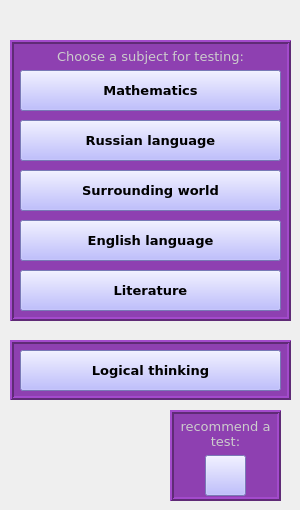
    <widget class="QWidget" name="class4TestPage">
     <widget class="QPushButton" name="lBtn4">
      <property name="geometry">
       <rect>
        <x>20</x>
        <y>270</y>
        <width>261</width>
        <height>41</height>
       </rect>
      </property>
      <property name="font">
       <font>
        <family>Verdana</family>
        <pointsize>10</pointsize>
        <weight>75</weight>
        <bold>true</bold>
       </font>
      </property>
      <property name="autoFillBackground">
       <bool>false</bool>
      </property>
      <property name="styleSheet">
       <string notr="true">background-color: rgb(170, 170, 255);</string>
      </property>
      <property name="text">
       <string>Literature</string>
      </property>
      <property name="autoDefault">
       <bool>false</bool>
      </property>
      <property name="default">
       <bool>false</bool>
      </property>
      <property name="flat">
       <bool>false</bool>
      </property>
     </widget>
     <widget class="QLabel" name="chooseLbl4">
      <property name="geometry">
       <rect>
        <x>10</x>
        <y>40</y>
        <width>281</width>
        <height>281</height>
       </rect>
      </property>
      <property name="font">
       <font>
        <family>Verdana</family>
        <pointsize>10</pointsize>
        <weight>50</weight>
        <bold>false</bold>
        <stylestrategy>PreferAntialias</stylestrategy>
        <kerning>true</kerning>
       </font>
      </property>
      <property name="autoFillBackground">
       <bool>false</bool>
      </property>
      <property name="styleSheet">
       <string notr="true">background-color: rgb(142, 64, 177);
color: rgb(204, 204, 204);</string>
      </property>
      <property name="frameShape">
       <enum>QFrame::Box</enum>
      </property>
      <property name="frameShadow">
       <enum>QFrame::Raised</enum>
      </property>
      <property name="lineWidth">
       <number>2</number>
      </property>
      <property name="text">
       <string>Choose a subject for testing:</string>
      </property>
      <property name="alignment">
       <set>Qt::AlignHCenter|Qt::AlignTop</set>
      </property>
     </widget>
     <widget class="QPushButton" name="lthBtn4">
      <property name="geometry">
       <rect>
        <x>20</x>
        <y>350</y>
        <width>261</width>
        <height>41</height>
       </rect>
      </property>
      <property name="font">
       <font>
        <family>Verdana</family>
        <pointsize>10</pointsize>
        <weight>75</weight>
        <bold>true</bold>
       </font>
      </property>
      <property name="autoFillBackground">
       <bool>false</bool>
      </property>
      <property name="styleSheet">
       <string notr="true">background-color: rgb(170, 170, 255);</string>
      </property>
      <property name="text">
       <string>Logical thinking</string>
      </property>
      <property name="autoDefault">
       <bool>false</bool>
      </property>
      <property name="default">
       <bool>false</bool>
      </property>
      <property name="flat">
       <bool>false</bool>
      </property>
     </widget>
     <widget class="QPushButton" name="rlBtn4">
      <property name="geometry">
       <rect>
        <x>20</x>
        <y>120</y>
        <width>261</width>
        <height>41</height>
       </rect>
      </property>
      <property name="font">
       <font>
        <family>Verdana</family>
        <pointsize>10</pointsize>
        <weight>75</weight>
        <bold>true</bold>
       </font>
      </property>
      <property name="autoFillBackground">
       <bool>false</bool>
      </property>
      <property name="styleSheet">
       <string notr="true">background-color: rgb(170, 170, 255);</string>
      </property>
      <property name="text">
       <string>Russian language</string>
      </property>
      <property name="autoDefault">
       <bool>false</bool>
      </property>
      <property name="default">
       <bool>false</bool>
      </property>
      <property name="flat">
       <bool>false</bool>
      </property>
     </widget>
     <widget class="QPushButton" name="mathBtn4">
      <property name="geometry">
       <rect>
        <x>20</x>
        <y>70</y>
        <width>261</width>
        <height>41</height>
       </rect>
      </property>
      <property name="font">
       <font>
        <family>Verdana</family>
        <pointsize>10</pointsize>
        <weight>75</weight>
        <bold>true</bold>
       </font>
      </property>
      <property name="autoFillBackground">
       <bool>false</bool>
      </property>
      <property name="styleSheet">
       <string notr="true">background-color: rgb(170, 170, 255);</string>
      </property>
      <property name="text">
       <string>Mathematics</string>
      </property>
      <property name="autoDefault">
       <bool>false</bool>
      </property>
      <property name="default">
       <bool>false</bool>
      </property>
      <property name="flat">
       <bool>false</bool>
      </property>
     </widget>
     <widget class="QPushButton" name="enBtn4">
      <property name="geometry">
       <rect>
        <x>20</x>
        <y>220</y>
        <width>261</width>
        <height>41</height>
       </rect>
      </property>
      <property name="font">
       <font>
        <family>Verdana</family>
        <pointsize>10</pointsize>
        <weight>75</weight>
        <bold>true</bold>
       </font>
      </property>
      <property name="autoFillBackground">
       <bool>false</bool>
      </property>
      <property name="styleSheet">
       <string notr="true">background-color: rgb(170, 170, 255);</string>
      </property>
      <property name="text">
       <string>English language</string>
      </property>
      <property name="autoDefault">
       <bool>false</bool>
      </property>
      <property name="default">
       <bool>false</bool>
      </property>
      <property name="flat">
       <bool>false</bool>
      </property>
     </widget>
     <widget class="QPushButton" name="swBtn4">
      <property name="geometry">
       <rect>
        <x>20</x>
        <y>170</y>
        <width>261</width>
        <height>41</height>
       </rect>
      </property>
      <property name="font">
       <font>
        <family>Verdana</family>
        <pointsize>10</pointsize>
        <weight>75</weight>
        <bold>true</bold>
       </font>
      </property>
      <property name="autoFillBackground">
       <bool>false</bool>
      </property>
      <property name="styleSheet">
       <string notr="true">background-color: rgb(170, 170, 255);</string>
      </property>
      <property name="text">
       <string>Surrounding world</string>
      </property>
      <property name="autoDefault">
       <bool>false</bool>
      </property>
      <property name="default">
       <bool>false</bool>
      </property>
      <property name="flat">
       <bool>false</bool>
      </property>
     </widget>
     <widget class="QLabel" name="lthLbl4">
      <property name="geometry">
       <rect>
        <x>10</x>
        <y>340</y>
        <width>281</width>
        <height>60</height>
       </rect>
      </property>
      <property name="font">
       <font>
        <family>Verdana</family>
        <pointsize>10</pointsize>
        <weight>50</weight>
        <bold>false</bold>
        <stylestrategy>PreferAntialias</stylestrategy>
        <kerning>true</kerning>
       </font>
      </property>
      <property name="autoFillBackground">
       <bool>false</bool>
      </property>
      <property name="styleSheet">
       <string notr="true">background-color: rgb(142, 64, 177);
color: rgb(204, 204, 204);</string>
      </property>
      <property name="frameShape">
       <enum>QFrame::Box</enum>
      </property>
      <property name="frameShadow">
       <enum>QFrame::Raised</enum>
      </property>
      <property name="lineWidth">
       <number>2</number>
      </property>
      <property name="text">
       <string/>
      </property>
      <property name="alignment">
       <set>Qt::AlignHCenter|Qt::AlignTop</set>
      </property>
     </widget>
     <widget class="QPushButton" name="recBtn4">
      <property name="geometry">
       <rect>
        <x>205</x>
        <y>455</y>
        <width>41</width>
        <height>41</height>
       </rect>
      </property>
      <property name="font">
       <font>
        <family>Verdana</family>
        <pointsize>10</pointsize>
        <weight>75</weight>
        <bold>true</bold>
       </font>
      </property>
      <property name="layoutDirection">
       <enum>Qt::LeftToRight</enum>
      </property>
      <property name="autoFillBackground">
       <bool>false</bool>
      </property>
      <property name="styleSheet">
       <string notr="true">background-color: rgb(170, 170, 255);</string>
      </property>
      <property name="text">
       <string/>
      </property>
      <property name="icon">
       <iconset>
        <normaloff>F:/van/finger.png</normaloff>F:/van/finger.png</iconset>
      </property>
      <property name="iconSize">
       <size>
        <width>50</width>
        <height>50</height>
       </size>
      </property>
      <property name="autoDefault">
       <bool>false</bool>
      </property>
      <property name="default">
       <bool>false</bool>
      </property>
      <property name="flat">
       <bool>false</bool>
      </property>
     </widget>
     <widget class="QLabel" name="choodeLbl1_8">
      <property name="geometry">
       <rect>
        <x>170</x>
        <y>410</y>
        <width>111</width>
        <height>91</height>
       </rect>
      </property>
      <property name="font">
       <font>
        <family>Verdana</family>
        <pointsize>10</pointsize>
        <weight>50</weight>
        <bold>false</bold>
        <stylestrategy>PreferAntialias</stylestrategy>
        <kerning>true</kerning>
       </font>
      </property>
      <property name="autoFillBackground">
       <bool>false</bool>
      </property>
      <property name="styleSheet">
       <string notr="true">background-color: rgb(142, 64, 177);
color: rgb(204, 204, 204);</string>
      </property>
      <property name="frameShape">
       <enum>QFrame::Box</enum>
      </property>
      <property name="frameShadow">
       <enum>QFrame::Raised</enum>
      </property>
      <property name="lineWidth">
       <number>2</number>
      </property>
      <property name="text">
       <string>recommend a test:</string>
      </property>
      <property name="alignment">
       <set>Qt::AlignHCenter|Qt::AlignTop</set>
      </property>
      <property name="wordWrap">
       <bool>true</bool>
      </property>
     </widget>
     <zorder>choodeLbl1_8</zorder>
     <zorder>lthLbl4</zorder>
     <zorder>chooseLbl4</zorder>
     <zorder>lBtn4</zorder>
     <zorder>lthBtn4</zorder>
     <zorder>rlBtn4</zorder>
     <zorder>mathBtn4</zorder>
     <zorder>enBtn4</zorder>
     <zorder>swBtn4</zorder>
     <zorder>recBtn4</zorder>
    </widget>
